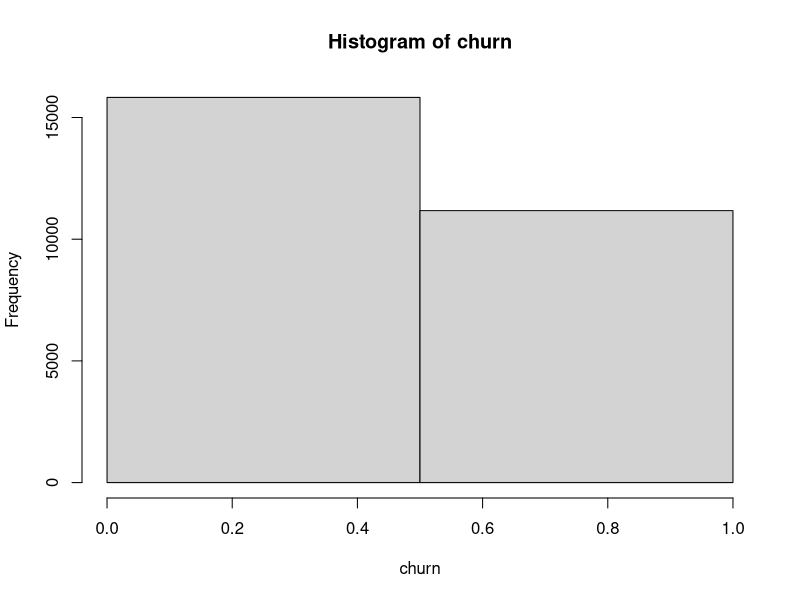
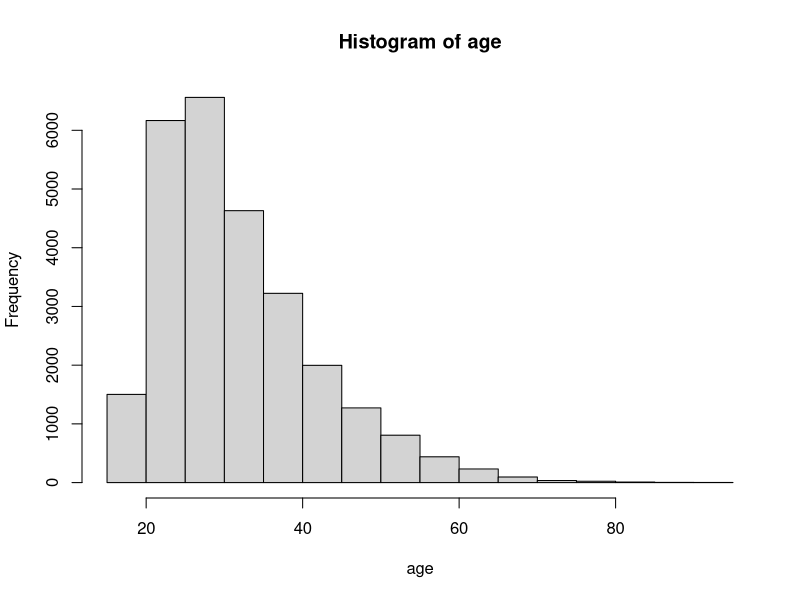
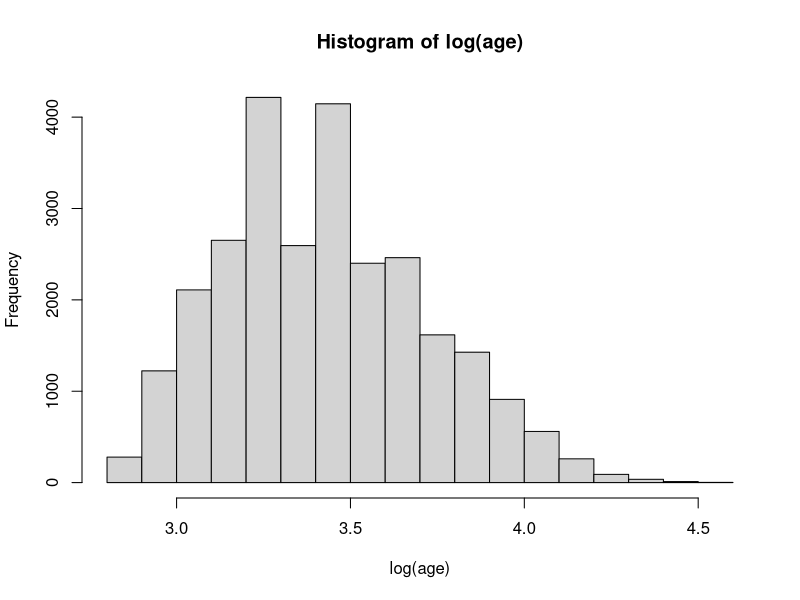
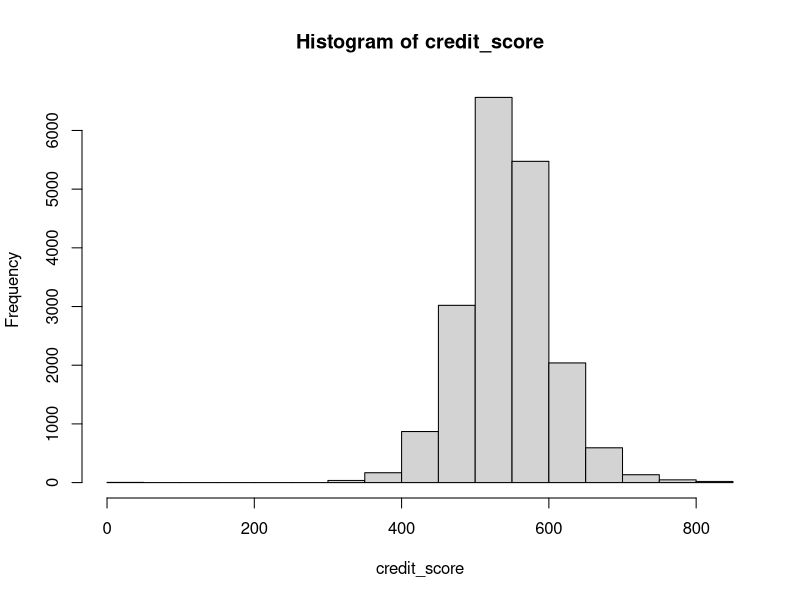
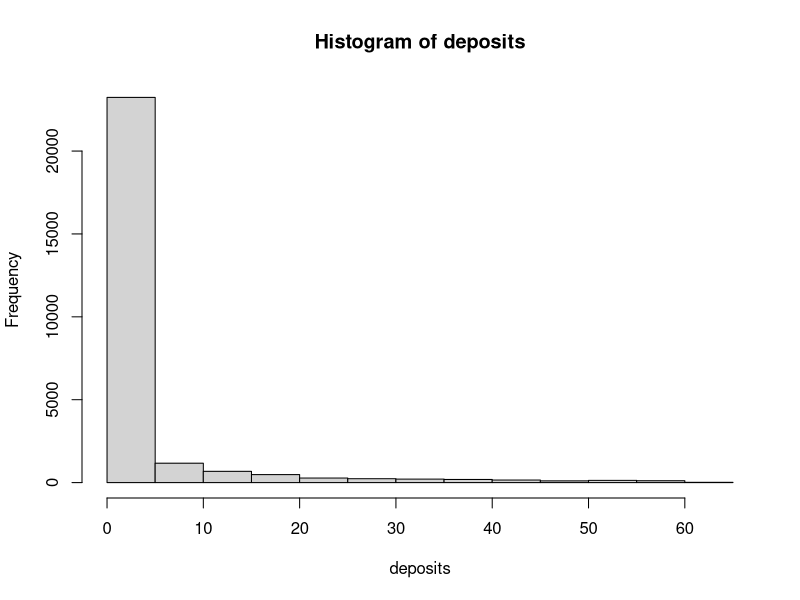
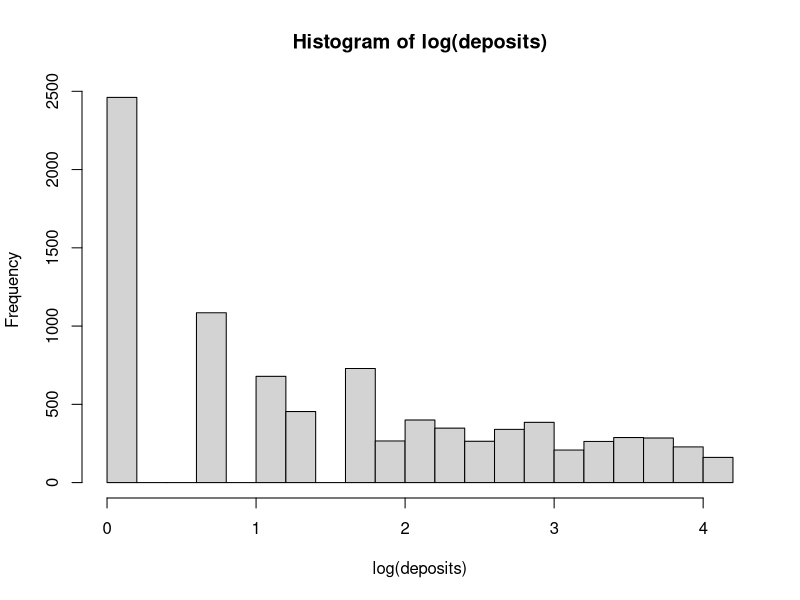
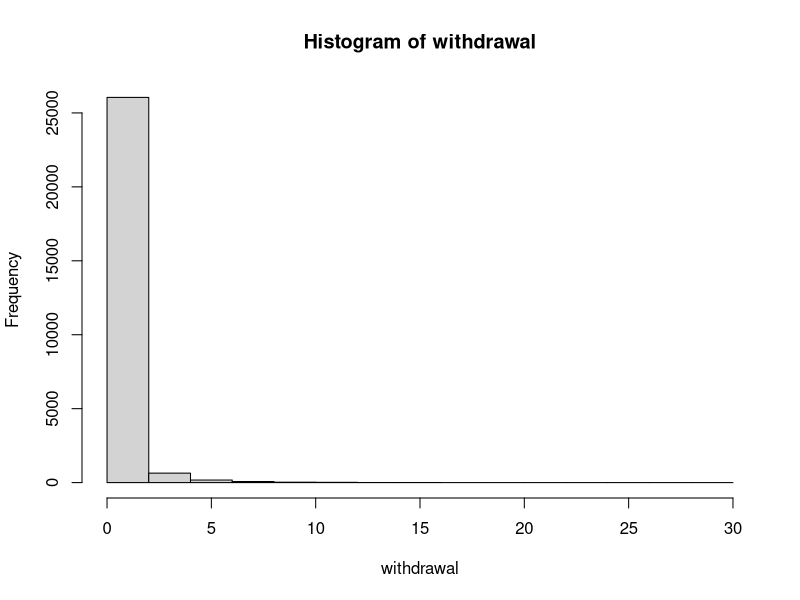
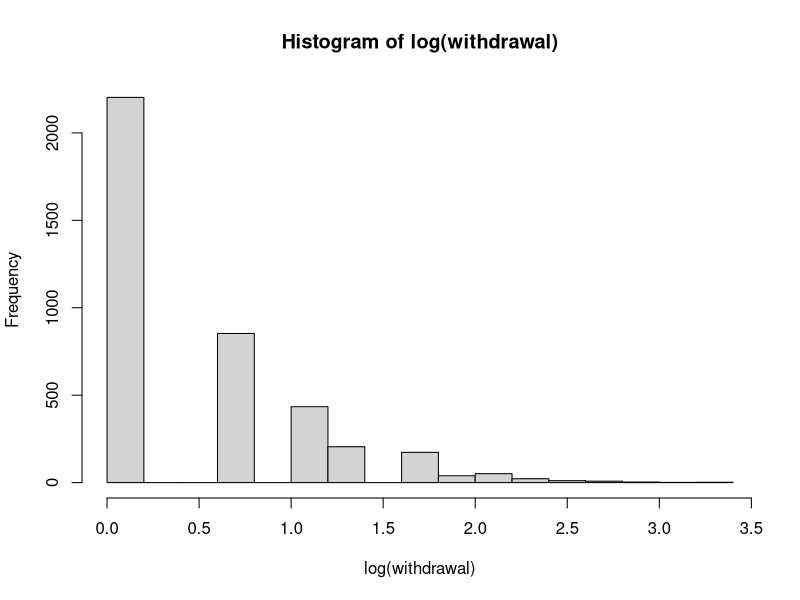

These figures' R source, in order: (Note: a time limit stopped this script after it produced the figures.)
dir()
setwd("~/SchoolWork/Stat702/final")
churn.data = read.csv("churn_data.csv", header = T)


#####################Exploratory Data Analysis############################
dim(churn.data)
names(churn.data)
# cc = credit card
# [1] "user"                    "churn"                   "age"                     "housing"                
# [5] "credit_score"            "deposits"                "withdrawal"              "purchases_partners"     
# [9] "purchases"               "cc_taken"                "cc_recommended"          "cc_disliked"            
# [13] "cc_liked"                "cc_application_begin"    "app_downloaded"          "web_user"               
# [17] "app_web_user"            "ios_user"                "android_user"            "registered_phones"      
# [21] "payment_type"            "waiting_4_loan"          "cancelled_loan"          "received_loan"          
# [25] "rejected_loan"           "zodiac_sign"             "left_for_two_month_plus" "left_for_one_month"     
# [29] "rewards_earned"          "reward_rate"             "is_referred"
sum(is.na(churn.data)) #11262
attach(churn.data)
housing = replace(housing, housing=='na', 'NA')
housing = as.factor(housing)
zodiac_sign = replace(zodiac_sign, zodiac_sign == 'na', 'NA')
zodiac_sign = as.factor(zodiac_sign)
sum(is.na(zodiac_sign)) #2159
sum(is.na(housing)) #13860
sum(is.na(age)) #4
sum(is.na(credit_score)) #8031
sum(is.na(rewards_earned)) #3227
sum(is.na(churn)) #0
churn = as.numeric(churn)
dim(churn.data)
#response is churn
hist(churn, breaks = 2);table(churn)
# churn
# 0     1 
# 15826 11174 
sapply(churn.data, function(x) sum(is.na(x)))
#####replace na with NA in the variable housing
hist(age);table(age); #max = 91
#hist(log(log(age))) looks better, but costs another log
hist(log(age)) # "good"
table(churn.data$housing)
# housing
# na     O     R 
# 13860  2171 10969
hist(credit_score); table(credit_score); #max =838
hist(deposits);max(deposits); #65 
hist(log(deposits))
# deposits
# 0     1     2     3     4     5     6     7     8     9    10    11    12    13    14    15    16    17 
# 18156  2461  1085   679   454   401   328   266   207   193   175   173   130   134   125   117    98   101 
# 18    19    20    21    22    23    24    25    26    27    28    29    30    31    32    33    34    35 
# 106    99    79    52    52    43    61    67    52    50    56    38    39    48    39    41    40    43 
# 36    37    38    39    40    41    42    43    44    45    46    47    48    49    50    51    52    53 
# 38    44    35    41    31    38    38    25    33    20    15    24    24    18    24    16    29    31 
# 54    55    56    57    58    59    60    61    62    63    64    65 
# 27    32    22    26    19    20    26     4     7     2     2     1
table(deposits);dim(table(deposits)) #66
hist(withdrawal);max(withdrawal)# 29
hist(log(withdrawal))
table(withdrawal)
# withdrawal
# 0     1     2     3     4     5     6     7     8     9    10    11    12    13    14    15    16    17 
# 22995  2203   853   434   205   108    65    39    33    18     9    13     6     5     1     4     3     1 
# 19    20    24    28    29 
# 1     1     1     1     1 
hist(purchases_partners);max(purchases_partners); #1067 
hist(log(purchases_partners))
table(purchases_partners); dim(table(purchases_partners))# 294
hist(purchases); max(purchases); # 63 
hist(log(purchases))
table(purchases); dim(table(table(deposits)))# 52
# purchases
# 0     1     2     3     4     5     6     7     8     9    10    11    12    13    14    15    16    17 
# 18295  2388  1059   678   445   403   327   262   210   196   179   168   129   134   122   119    94   109 
# 18    19    20    21    22    23    24    25    26    27    28    29    30    31    32    33    34    35 
# 110    90    71    47    64    45    57    64    48    59    51    38    54    37    42    38    42    39 
# 36    37    38    39    40    41    42    43    44    45    46    47    48    49    50    51    52    53 
# 38    42    43    40    29    31    40    18    31    25    17    29    16    23    30    26    20    31 
# 54    55    56    57    58    59    60    61    62    63 
# 21    43    19    19    23    13    15     3     1     1
hist(cc_taken); max(cc_taken);#29 
hist(log(cc_taken))
table(cc_taken); dim(table(cc_taken)) # 12
# cc_taken
# 0     1     2     3     4     5     6     7     8    10    11    29 
# 25705   923   218    75    45    16    11     2     1     2     1     1
hist(cc_recommended);max(cc_recommended); #522 
hist(log(cc_recommended))
#####lgrowr<-ifelse(growr[set2]>0, log(growr[set2]+1), -log(-growr[set2]+1)) solve the log NaNs problem
table(cc_recommended); dim(table(cc_recommended)) #325
hist(cc_disliked); max(cc_disliked); #65 
hist(log(cc_disliked))
table(cc_disliked); dim(table(cc_disliked)); #20 sum(cc_disliked == 0)
# cc_disliked
# 0     1     2     3     4     5     6     7     8     9    10    11    12    13    15    23    25    59 
# 26444   363    78    34    36    11     9     2     3     3     2     3     2     1     3     1     1     2 
# 62    65 
# 1     1 
hist(cc_liked); max(cc_liked); #27
hist(log(cc_liked))
table(cc_liked); dim(table(cc_liked)) #9
# cc_liked
# 0     1     2     3     4     8     9    10    27 
# 26770   182    26    11     6     1     2     1     1 
hist(cc_application_begin); max(cc_application_begin)#263 
table(cc_application_begin); dim(table(cc_application_begin)) #128
hist(app_downloaded, breaks = 2); table(app_downloaded);
# app_downloaded
# 0     1 
# 1283 25717
hist(web_user, breaks = 2); table(web_user)
# web_user
# 0     1 
# 10636 16364
hist(app_web_user, breaks = 2); table(app_web_user);
# app_web_user
# 0     1 
# 11833 15167
hist(ios_user, breaks = 2); table(ios_user);
# ios_user
# 0     1 
# 16364 10636 
hist(android_user, breaks = 2); table(android_user);
# android_user
# 0     1 
# 11144 15856
hist(registered_phones, breaks = 2); table(registered_phones);
# registered_phones
# 0     2     3     4     5 
# 21960  4048   754   183    55
table(payment_type)
# payment_type
# Bi-Weekly      Monthly           na Semi-Monthly       Weekly 
# 12716         2656         3899         2440         5289 
hist(waiting_4_loan); table(waiting_4_loan)
# waiting_4_loan
# 0     1 
# 26965    35
hist(cancelled_loan, breaks = 2); table(cancelled_loan);
# cancelled_loan
# 0     1 
# 26492   508 
hist(received_loan, breaks = 2); table(received_loan);
# received_loan
# 0     1 
# 26509   491 
hist(rejected_loan, breaks = 2); table(rejected_loan);
# rejected_loan
# 0     1 
# 26868   132 
table(zodiac_sign)
hist(as.numeric(zodiac_sign), breaks = 20)

# zodiac_sign
# Aquarius       Aries      Cancer   Capricorn      Gemini         Leo       Libra          na      Pisces 
# 2117        2001        2424         682        2168        2374        2128        2159        2127 
# Sagittarius     Scorpio      Taurus       Virgo 
# 2056        2118        2236        2410
hist(left_for_two_month_plus, breaks = 2); table(left_for_two_month_plus);
# left_for_two_month_plus
# 0     1 
# 22317  4683 
hist(left_for_one_month, breaks = 2); table(left_for_one_month);
# left_for_one_month
# 0     1 
# 26512   488
hist(rewards_earned); table(rewards_earned) #max = 114
hist(reward_rate); table(reward_rate) #max 4
hist(is_referred, breaks = 2); table(is_referred) 
# is_referred
# 0     1 
# 18413  8587 
################EDA#########33
#Take log transform of age
churn.data$age<-log(churn.data$age)

#Set age as numerical
churn.data$age<-as.numeric(churn.data$age)

#Set response variable as a factor and add labels
churn.data$churn <- factor(churn.data$churn, levels=0:1, labels=c("!churn", "churn"))

#Set housing as factor
churn.data$housing <- factor(churn.data$housing)

#app_web_user correlated to web_user
#remove app web_user for now we will modify based on step wise model building
cor.test(~app_web_user+web_user, data=churn.data)
churn.data<-churn.data[,-16]

#ios_user correlated to android_user
#remove android user for now, we will modify based on step wise model building
cor.test(~ios_user+android_user, data=churn.data)
churn.data<-churn.data[,-16]

#Set zodiac_sign as factor
churn.data$zodiac_sign<-as.factor(churn.data$zodiac_sign)

#Deposits feature is highly skewed and log transform not helping
#set to 0 if no deposits made, otherwise if at least one deposit made set to 1
#set withdrawal as factor
churn.data[,5]=sapply(churn.data[,5],function(x) replace(x,x>0,1))
churn.data$deposits<-as.factor(churn.data$deposits)


###########
#Change features to factor (5:9) and (11:13)
#churn.data[,5:9]=sapply(churn.data[,5:9],function(x) replace(x,x>0,1))
#churn.data[,11:13]=sapply(churn.data[,11:13],function(x) replace(x,x>0,1))
###########

#Withdrawal feature is highly skewed and log transform not helping
#set to 0 if no withdrawal made, otherwise if at least one withdrawal made set to 1
#set withdrawal as factor
churn.data$withdrawal<-as.factor(churn.data$withdrawal)

#set purchases as factor
churn.data$purchases<-as.factor(churn.data$purchases)

#set purchases_partners as factor
churn.data$purchases_partners<-as.factor(churn.data$purchases_partners)

#set cc taken as factor
churn.data$cc_taken<-as.factor(churn.data$cc_taken)

#set cc_disliked as factor
churn.data$cc_disliked<-as.factor(churn.data$cc_disliked)
#set cc_liked as factor
churn.data$cc_liked<-as.factor(churn.data$cc_liked)

#set cc_application_begin as factor
churn.data$cc_application_begin<-as.factor(churn.data$cc_application_begin)
#######
###Correlation plot
numeric.var <- sapply(churn.data, is.numeric)
corr.matrix <- cor(churn.data[,numeric.var])
library(corrplot)
corrplot(corr.matrix, main = '\n\nCorrelation Plot for Numerical Variables')
housing = replace(housing, housing== c('NA', 'O', 'R'), c(0,1,2))
table(housing)

#Looking at missing values in all the features
sapply(churn.data, function(x) sum(is.na(x)))
sum(is.na(churn.data))
age = !is.na(age)
sum(is.na(age))
numeric.var <- sapply(churn.data, is.numeric)
corr.matrix <- cor(churn.data[,numeric.var])
corrplot(corr.matrix, main = '\n\nCorrelation Plot for Numerical Variables')

#features that are skewed towards 0- deposits, withdrawls, purchases, purchase partners, 
#Cc application bein, cc liked, cc disliked, cc taken, 
#features that need log transform: age, cc recommended, registered phones

#CORRELATION PLOT ON CAT VAR  
# cat.var <- sapply(churn.data, is.factor)
# cat.matrix <- cor(churn.data[,cat.var])
# corrplot()

###Logistic Regression
library(caret)
set.seed(2019)
intrain<- createDataPartition(churn,p=0.7,list=FALSE)
training<- churn.data[intrain,]
testing<- churn.data[-intrain,]


LogModel <- glm(churn ~.,family=binomial(link="logit"),data=training)
print(summary(LogModel))
plot(LogModel)
anova(LogModel, test="Chisq")

LogModel1 <- glm(churn ~ user+age+housing + credit_score + purchases_partners+
                   cc_taken + cc_recommended + registered_phones + payment_type + cancelled_loan + received_loan +
                   rejected_loan + zodiac_sign + left_for_one_month +
                   rewards_earned + reward_rate
                   ,family=binomial(link="logit"),data=training)
summary(LogModel1)
LogModel2 <- glm(churn ~ user+age+housing + credit_score + purchases_partners+
                   cc_taken + cc_recommended + registered_phones + payment_type + cancelled_loan + received_loan +
                   rejected_loan  + left_for_one_month +
                   rewards_earned + reward_rate
                 ,family=binomial(link="logit"),data=training)
summary(LogModel2)
LogModel3 <- glm(churn ~ user+age + credit_score + purchases_partners+
                   cc_taken + cc_recommended + registered_phones + payment_type + cancelled_loan + received_loan +
                   rejected_loan  + left_for_one_month +
                   rewards_earned + reward_rate
                 ,family=binomial(link="logit"),data=training)
summary(LogModel3)
LogTest <- glm(churn ~ user+age+housing + credit_score + purchases_partners+
                 cc_taken + cc_recommended + registered_phones + payment_type + cancelled_loan + received_loan +
                 rejected_loan  + left_for_one_month +
                 rewards_earned + reward_rate
               ,family=binomial(link="logit"),data=testing)

summary(LogTest)
LogTest1 <- glm(churn ~ user+age+ credit_score + purchases_partners+
                 cc_taken + cc_recommended + registered_phones + payment_type + cancelled_loan + received_loan +
                 rejected_loan  + left_for_one_month +
                 rewards_earned + reward_rate
               ,family=binomial(link="logit"),data=testing)

summary(LogTest1)
anova(LogModel, LogModel2)
anova(LogModel, LogModel1)
anova(LogModel1, LogModel2)
anova(LogTest, LogTest1)
library(MASS)
exp(cbind(OR=coef(LogModel), confint(LogModel)))
exp(cbind(OR=coef(LogModel1), confint(LogModel1)))
exp(cbind(OR=coef(LogModel2), confint(LogModel2)))
exp(cbind(OR=coef(LogModel3), confint(LogModel3)))
exp(cbind(OR=coef(LogTest), confint(LogTest)))
exp(cbind(OR=coef(LogTest1), confint(LogTest1)))

###########Random Forest############
library(randomForest)
#churn = replace(churn, churn=='na', 'NA')
#which(is.na(churn.data))
nona.data = na.omit(churn.data)
dim(nona.data) #17779
dim(churn.data) #27000
#17779/27000 = .658
rfModel <- randomForest(churn ~., data = nona.data)
dim(nona.data)
print(rfModel) #31.6% var explained, msr .164
rfModel1 <- randomForest(churn ~ user+age+ credit_score + purchases_partners+
                           cc_taken + cc_recommended + registered_phones + payment_type + cancelled_loan + received_loan +
                           rejected_loan  + left_for_one_month +
                           rewards_earned + reward_rate, data = nona.data)
print(rfModel1) #30.7 % var explained, .166 msr
pred_rf <- predict(rfModel, churn.data[-nona.data])
caret::confusionMatrix(pred_rf, churn.data[-nona.data])


#### support vector machine ####

library(e1071)
svmfit = svm(churn~., data = nona.data, kernel = "linear", cost = 10, scale = F)
print(svmfit)
summary(svmfit)

dat = data.frame(nona.data[-churn], y = as.factor(nona.data[churn]))
svmfit = svm(y ~ ., data = dat, kernel = "linear", cost = 10, scale = FALSE)

plot(svmfit, nona.data)
plot(svmfit)
